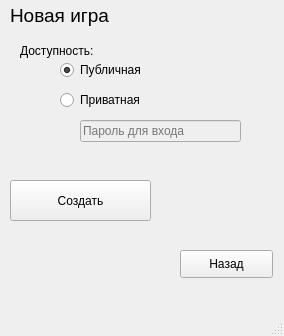
<?xml version="1.0" encoding="UTF-8"?>
<ui version="4.0">
 <class>MainWindow</class>
 <widget class="QMainWindow" name="MainWindow">
  <property name="geometry">
   <rect>
    <x>0</x>
    <y>0</y>
    <width>284</width>
    <height>336</height>
   </rect>
  </property>
  <property name="windowTitle">
   <string>Новая игра</string>
  </property>
  <widget class="QWidget" name="centralwidget">
   <widget class="QRadioButton" name="b2">
    <property name="geometry">
     <rect>
      <x>60</x>
      <y>90</y>
      <width>95</width>
      <height>20</height>
     </rect>
    </property>
    <property name="toolTip">
     <string>Чтобы подключится к игре нужен пароль</string>
    </property>
    <property name="text">
     <string>Приватная</string>
    </property>
   </widget>
   <widget class="QRadioButton" name="b1">
    <property name="geometry">
     <rect>
      <x>60</x>
      <y>60</y>
      <width>95</width>
      <height>20</height>
     </rect>
    </property>
    <property name="toolTip">
     <string>Любой сможет к вам подключиться</string>
    </property>
    <property name="text">
     <string>Публичная</string>
    </property>
    <property name="checked">
     <bool>true</bool>
    </property>
    <property name="autoRepeat">
     <bool>false</bool>
    </property>
   </widget>
   <widget class="QLabel" name="label">
    <property name="geometry">
     <rect>
      <x>10</x>
      <y>0</y>
      <width>121</width>
      <height>31</height>
     </rect>
    </property>
    <property name="font">
     <font>
      <pointsize>14</pointsize>
     </font>
    </property>
    <property name="text">
     <string>Новая игра</string>
    </property>
   </widget>
   <widget class="QLabel" name="label_2">
    <property name="geometry">
     <rect>
      <x>20</x>
      <y>40</y>
      <width>91</width>
      <height>21</height>
     </rect>
    </property>
    <property name="text">
     <string>Доступность:</string>
    </property>
   </widget>
   <widget class="QLineEdit" name="gpEdit">
    <property name="enabled">
     <bool>false</bool>
    </property>
    <property name="geometry">
     <rect>
      <x>80</x>
      <y>120</y>
      <width>161</width>
      <height>22</height>
     </rect>
    </property>
    <property name="placeholderText">
     <string>Пароль для входа</string>
    </property>
   </widget>
   <widget class="QPushButton" name="mkbtn">
    <property name="geometry">
     <rect>
      <x>10</x>
      <y>180</y>
      <width>141</width>
      <height>41</height>
     </rect>
    </property>
    <property name="text">
     <string>Создать</string>
    </property>
   </widget>
   <widget class="QPushButton" name="backbtn">
    <property name="geometry">
     <rect>
      <x>180</x>
      <y>250</y>
      <width>93</width>
      <height>28</height>
     </rect>
    </property>
    <property name="text">
     <string>Назад</string>
    </property>
   </widget>
  </widget>
  <widget class="QMenuBar" name="menubar">
   <property name="geometry">
    <rect>
     <x>0</x>
     <y>0</y>
     <width>284</width>
     <height>26</height>
    </rect>
   </property>
  </widget>
  <widget class="QStatusBar" name="statusbar"/>
 </widget>
 <resources/>
 <connections/>
</ui>
